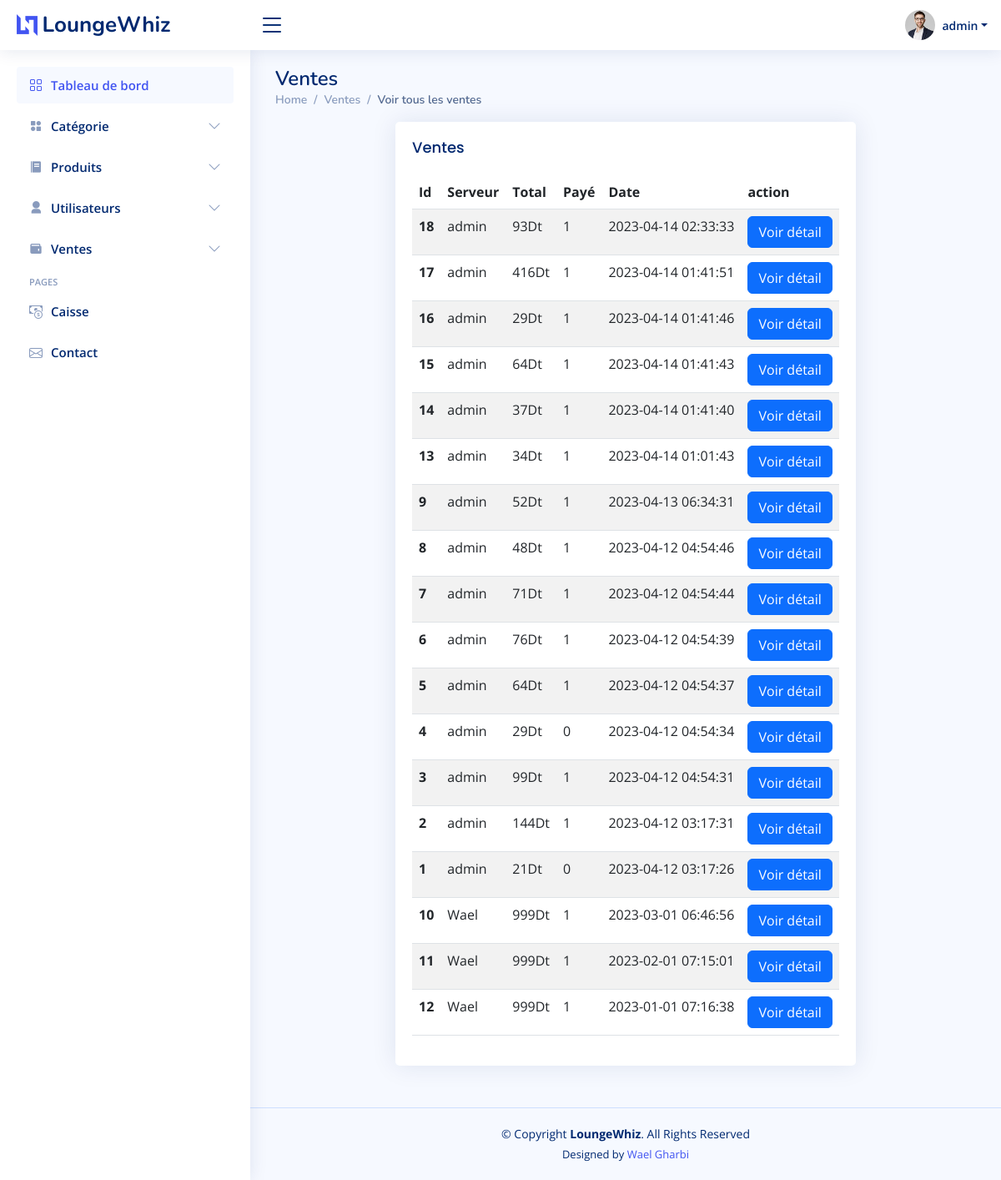
Page /sales.php (signed in) on the committed database.
### tables this page shows
CREATE TABLE `utilisateur` (
  `id_uti` int(3) NOT NULL,
  `nom` varchar(20) NOT NULL,
  `mdp` varchar(20) NOT NULL,
  `isAdmin` int(1) NOT NULL
);

CREATE TABLE `commandes` (
  `id_c` int(3) NOT NULL,
  `total` int(20) NOT NULL,
  `serveur` varchar(20) NOT NULL,
  `isPaid` int(1) NOT NULL,
  `date_c` datetime NOT NULL DEFAULT current_timestamp()
);

### assets/php/db_connect.php (called while the page is built, shortened)
<?php
$connect = @mysqli_connect("localhost","root","","pfe");
$id = $_SESSION['id_uti'];
$req = "select * from utilisateur where id_uti='$id'";
$send = @mysqli_query($connect,$req);
$res = @mysqli_fetch_array($send);
?>

### sales.php (the view, shortened to what this page needs)
<?php
include_once('assets/php/db_connect.php');
$req01 = "SELECT * FROM `commandes` ORDER BY `date_c` DESC";
$query01 = @mysqli_query($connect, $req01);
?>
<!DOCTYPE html>
<html lang="en">
<head>
  <link href="assets/vendor/bootstrap/css/bootstrap.min.css" rel="stylesheet">
  <link href="assets/vendor/bootstrap-icons/bootstrap-icons.css" rel="stylesheet">
  <link href="assets/vendor/boxicons/css/boxicons.min.css" rel="stylesheet">
  <link href="assets/vendor/quill/quill.snow.css" rel="stylesheet">
  <link href="assets/vendor/quill/quill.bubble.css" rel="stylesheet">
  <link href="assets/vendor/remixicon/remixicon.css" rel="stylesheet">
  <link href="assets/vendor/simple-datatables/style.css" rel="stylesheet">
  <link href="assets/css/style.css" rel="stylesheet">
</head>
<body>
  <?php
  include('assets/php/header.php');
  include('assets/php/side.php');
  ?>
  <main id="main" class="main">
    <div class="pagetitle">
      <h1>Ventes</h1>
      <nav>
        <ol class="breadcrumb">
          <li class="breadcrumb-item"><a href="admin_index.php">Home</a></li>
          <li class="breadcrumb-item">Ventes</li>
          <li class="breadcrumb-item active">Voir tous les ventes</li>
        </ol>
      </nav>
    </div>
    <section class="section">
      <div class="row">
        <div class="col-lg-2"></div>
        <div class="col-lg-8">
          <div class="card">
            <div class="card-body">
              <h5 class="card-title">Ventes</h5>
              <table class="table table-striped">
                <thead>
                  <tr>
                    <th scope="col">Id</th>
                    <th scope="col">Serveur</th>
                    <th scope="col">Total</th>
                    <th scope="col">Payé</th>
                    <th scope="col">Date</th>
                    <th scope="col">action</th>
                  </tr>
                </thead>
                <tbody>
                  <?php
                  while ($res01 = @mysqli_fetch_array($query01)) { ?>
                    <tr>
                      <th scope="row"><?php echo $res01['id_c'] ?></th>
                      <td><?php echo $res01['serveur'] ?></td>
                      <td><?php echo $res01['total'] . "Dt" ?></td>
                      <td><?php echo $res01['isPaid'] ?></td>
                      <td><?php echo $res01['date_c'] ?></td>
                      <td><button class="btn btn-primary sm" data-bs-toggle="modal" data-bs-target="#commande<?php echo $res01['id_c'] ?>">Voir détail</button></td>
                    </tr>
                  <?php
                  }
                  ?>
                </tbody>
              </table>
            </div>
          </div>
        </div>
      </div>
    </section>
  </main>
  <?php
  include('assets/php/footer.php');
  ?>
</body>
</html>

### assets/php/header.php (shortened to what this page needs)
<header id="header" class="header fixed-top d-flex align-items-center">
  <div class="d-flex align-items-center justify-content-between">
    <a href="admin_index.php" class="logo d-flex align-items-center">
      <img src="assets/img/logo.png" alt="">
      <span class="d-none d-lg-block">LoungeWhiz</span>
    </a>
    <i class="bi bi-list toggle-sidebar-btn"></i>
  </div>
  <nav class="header-nav ms-auto">
    <ul class="d-flex align-items-center">
      <li class="nav-item dropdown pe-3">
        <a class="nav-link nav-profile d-flex align-items-center pe-0" href="#" data-bs-toggle="dropdown">
          <img src="assets/img/profile-img.jpg" alt="Profile" class="rounded-circle">
          <span class="d-none d-md-block dropdown-toggle ps-2"><?php echo $res['nom'] ?></span>
        </a>
      </li>
    </ul>
  </nav>
</header>

### assets/css/style.css (style rules this page uses)
:root { scroll-behavior: smooth; }
body { font-family: "Open Sans", sans-serif; background: #f6f9ff; color: #444444; }
a { color: #4154f1; text-decoration: none; }
h1, h2, h3, h4, h5, h6 { font-family: "Nunito", sans-serif; }
#main { margin-top: 60px; padding: 20px 30px; transition: all 0.3s; }
.pagetitle { margin-bottom: 10px; }
.pagetitle h1 { font-size: 24px; margin-bottom: 0; font-weight: 600; color: #012970; }
.card { margin-bottom: 30px; border: none; border-radius: 5px; box-shadow: 0px 0 30px rgba(1, 41, 112, 0.1); }
.card-title { padding: 20px 0 15px 0; font-size: 18px; font-weight: 500; color: #012970; font-family: "Poppins", sans-serif; }
.card-body { padding: 0 20px 20px 20px; }
.breadcrumb { font-size: 14px; font-family: "Nunito", sans-serif; color: #899bbd; font-weight: 600; }
.breadcrumb a { color: #899bbd; transition: 0.3s; }
.breadcrumb .breadcrumb-item::before { color: #899bbd; }
.breadcrumb .active { color: #51678f; font-weight: 600; }
.logo { line-height: 1; }
@media (min-width: 1200px) { .logo { width: 280px; } }
.logo img { max-height: 26px; margin-right: 6px; }
.logo span { font-size: 26px; font-weight: 700; color: #012970; font-family: "Nunito", sans-serif; }
.header { transition: all 0.5s; z-index: 997; height: 60px; box-shadow: 0px 2px 20px rgba(1, 41, 112, 0.1); background-color: #fff; padding-left: 20px; }
.header .toggle-sidebar-btn { font-size: 32px; padding-left: 10px; cursor: pointer; color: #012970; }
.header-nav ul { list-style: none; }
.header-nav>ul { margin: 0; padding: 0; }
.header-nav .nav-profile { color: #012970; }
.header-nav .nav-profile img { max-height: 36px; }
.header-nav .nav-profile span { font-size: 14px; font-weight: 600; }
@media (min-width: 1200px) { #main, #footer { margin-left: 300px; } }

### rows in the picture
utilisateur: nom "admin"
commandes: id_c "18", serveur "admin", total "93", isPaid "1", date_c "2023-04-14 02:33:33"
commandes: id_c "17", serveur "admin", total "416", isPaid "1", date_c "2023-04-14 01:41:51"
commandes: id_c "16", serveur "admin", total "29", isPaid "1", date_c "2023-04-14 01:41:46"
commandes: id_c "15", serveur "admin", total "64", isPaid "1", date_c "2023-04-14 01:41:43"
commandes: id_c "14", serveur "admin", total "37", isPaid "1", date_c "2023-04-14 01:41:40"
commandes: id_c "13", serveur "admin", total "34", isPaid "1", date_c "2023-04-14 01:01:43"
commandes: id_c "9", serveur "admin", total "52", isPaid "1", date_c "2023-04-13 06:34:31"
commandes: id_c "8", serveur "admin", total "48", isPaid "1", date_c "2023-04-12 04:54:46"
commandes: id_c "7", serveur "admin", total "71", isPaid "1", date_c "2023-04-12 04:54:44"
commandes: id_c "6", serveur "admin", total "76", isPaid "1", date_c "2023-04-12 04:54:39"
commandes: id_c "5", serveur "admin", total "64", isPaid "1", date_c "2023-04-12 04:54:37"
commandes: id_c "4", serveur "admin", total "29", isPaid "0", date_c "2023-04-12 04:54:34"
commandes: id_c "3", serveur "admin", total "99", isPaid "1", date_c "2023-04-12 04:54:31"
commandes: id_c "2", serveur "admin", total "144", isPaid "1", date_c "2023-04-12 03:17:31"
commandes: id_c "1", serveur "admin", total "21", isPaid "0", date_c "2023-04-12 03:17:26"
commandes: id_c "10", serveur "Wael", total "999", isPaid "1", date_c "2023-03-01 06:46:56"
commandes: id_c "11", serveur "Wael", total "999", isPaid "1", date_c "2023-02-01 07:15:01"
commandes: id_c "12", serveur "Wael", total "999", isPaid "1", date_c "2023-01-01 07:16:38"
